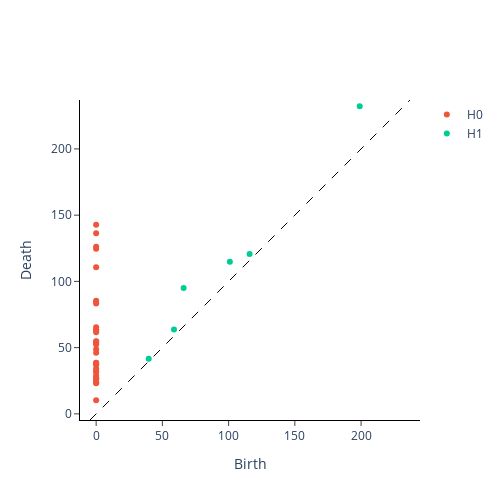

Source (notebook cell):
### Code cell
emb=emb[None,:,:]
# 0 - connected components, 1 - loops, 2 - voids
homology_dimensions = [0, 1, 2]

periodic_persistence = VietorisRipsPersistence(
    homology_dimensions=homology_dimensions, n_jobs=6
)
print("Persistence diagram for periodic signal")
x=periodic_persistence.fit_transform_plot(emb)

### Figure 1 — Plotly figure (JSON) as saved in the notebook; plotly's stock layout.template omitted (floating-point values rounded to 4 significant figures)
{"data": [{"hoverinfo": "none", "line": {"color": "black", "dash": "dash", "width": 1}, "mode": "lines", "showlegend": false, "type": "scatter", "x": [-4.646, 236.9], "y": [-4.646, 236.9]}, {"hoverinfo": "text", "hovertext": ["(0.0, 10.34649658203125)", "(0.0, 23.18145751953125)", "(0.0, 23.600847244262695)", "(0.0, 23.825407028198242)", "(0.0, 26.4007568359375)", "(0.0, 26.64225959777832)", "(0.0, 26.74696159362793)", "(0.0, 27.238943099975586)", "(0.0, 28.84250259399414)", "(0.0, 31.452980041503906)", "(0.0, 32.52967834472656)", "(0.0, 34.218414306640625)", "(0.0, 37.21357345581055)", "(0.0, 37.37004089355469)", "(0.0, 38.34123229980469)", "(0.0, 38.62913513183594)", "(0.0, 46.08188247680664)", "(0.0, 48.82007598876953)", "(0.0, 52.41383361816406)", "(0.0, 53.40720748901367)", "(0.0, 54.58882522583008)", "(0.0, 54.730247497558594)", "(0.0, 61.67300796508789)", "(0.0, 63.06924819946289)", "(0.0, 63.43886947631836)", "(0.0, 65.38019561767578)", "(0.0, 83.26853942871094)", "(0.0, 84.51331329345703)", "(0.0, 85.4070816040039)", "(0.0, 110.59064483642578)", "(0.0, 124.65696716308594)", "(0.0, 126.1964340209961)", "(0.0, 136.3456268310547)", "(0.0, 142.74038696289062)"], "mode": "markers", "name": "H0", "type": "scatter", "x": [0, 0, 0, 0, 0, 0, 0, 0, 0, 0, 0, 0, 0, 0, 0, 0, 0, 0, 0, 0, 0, 0, 0, 0, 0, 0, 0, 0, 0, 0, 0, 0, 0, 0], "y": [10.35, 23.18, 23.6, 23.83, 26.4, 26.64, 26.75, 27.24, 28.84, 31.45, 32.53, 34.22, 37.21, 37.37, 38.34, 38.63, 46.08, 48.82, 52.41, 53.41, 54.59, 54.73, 61.67, 63.07, 63.44, 65.38, 83.27, 84.51, 85.41, 110.6, 124.7, 126.2, 136.3, 142.7]}, {"hoverinfo": "text", "hovertext": ["(198.96495056152344, 232.29483032226562)", "(115.84459686279297, 120.70277404785156)", "(100.9457778930664, 114.90674591064453)", "(66.02098083496094, 94.96215057373047)", "(58.760616302490234, 63.71954345703125)", "(39.68122863769531, 41.53841781616211)"], "mode": "markers", "name": "H1", "type": "scatter", "x": [199.0, 115.8, 100.9, 66.02, 58.76, 39.68], "y": [232.3, 120.7, 114.9, 94.96, 63.72, 41.54]}, {"hoverinfo": "text", "hovertext": [], "mode": "markers", "name": "H2", "type": "scatter", "x": [], "y": []}], "layout": {"height": 500, "plot_bgcolor": "white", "width": 500, "xaxis": {"autorange": false, "exponentformat": "e", "linecolor": "black", "linewidth": 1, "mirror": false, "range": [-4.646, 236.9], "showexponent": "all", "showline": true, "side": "bottom", "ticks": "outside", "title": {"text": "Birth"}, "type": "linear", "zeroline": true}, "yaxis": {"autorange": false, "exponentformat": "e", "linecolor": "black", "linewidth": 1, "mirror": false, "range": [-4.646, 236.9], "scaleanchor": "x", "scaleratio": 1, "showexponent": "all", "showline": true, "side": "left", "ticks": "outside", "title": {"text": "Death"}, "type": "linear", "zeroline": true}}}
